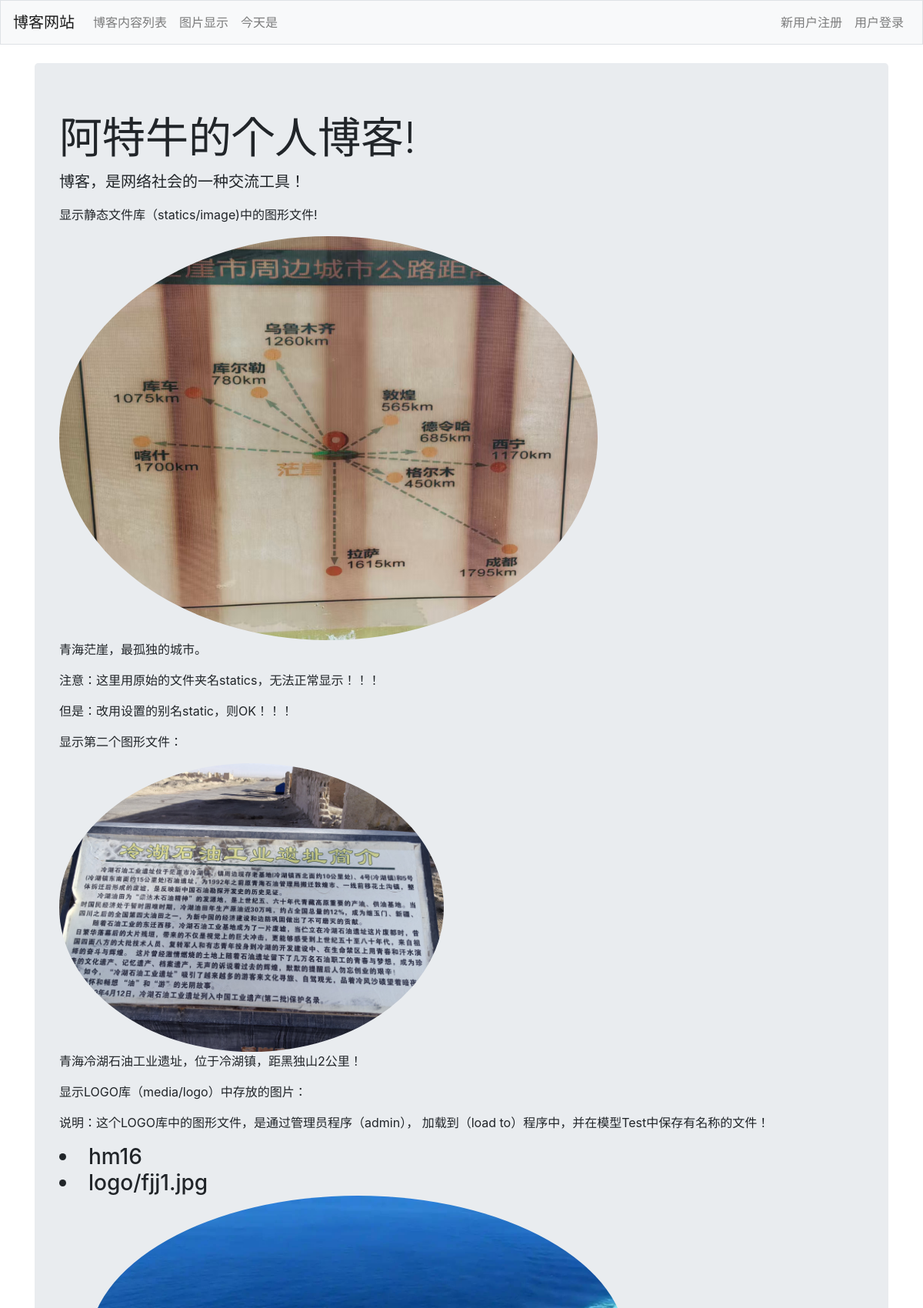
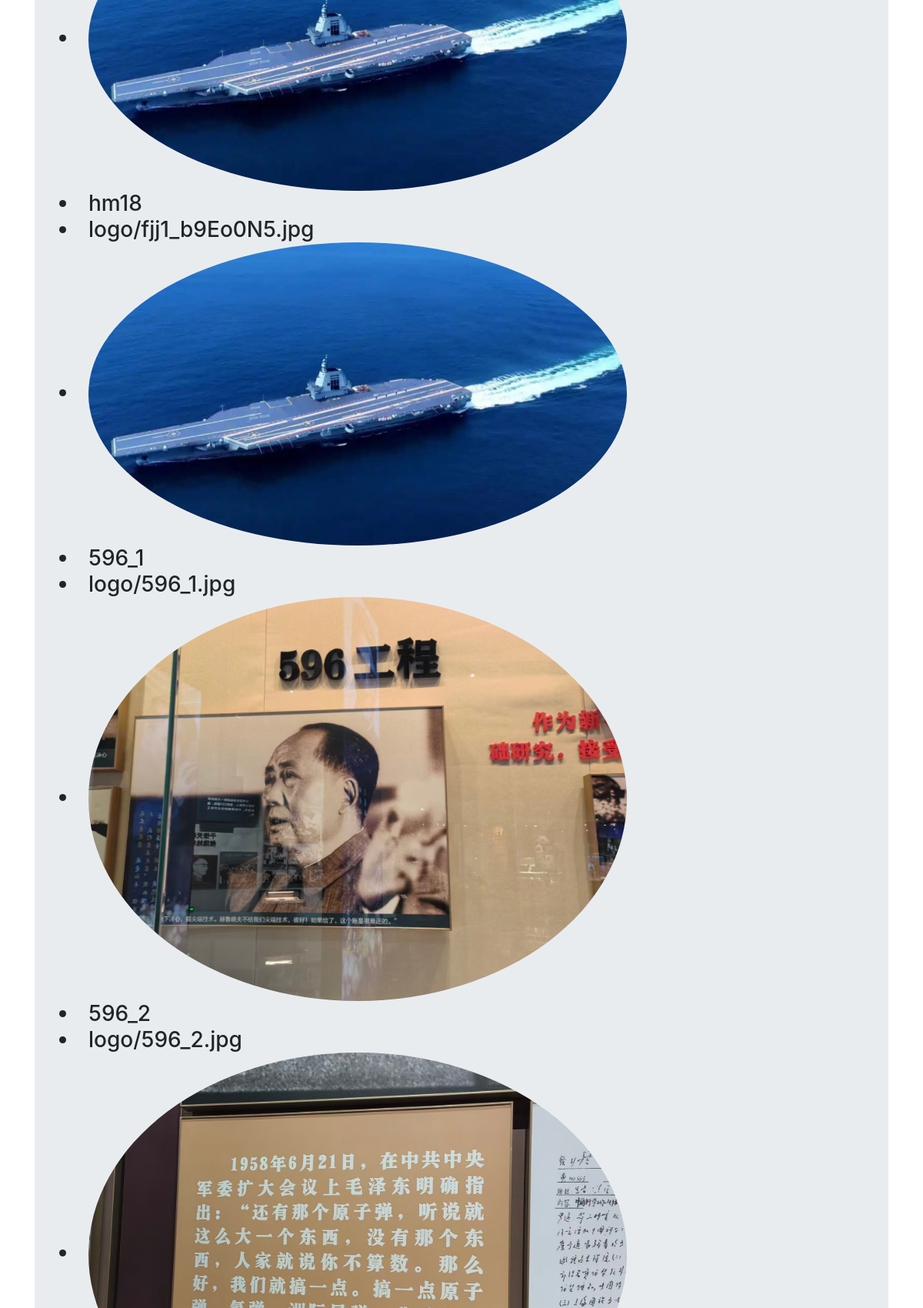
The page /image/ (upper part) on the database its author committed (2 pictures, top to bottom).
### blogs/models.py (models this page shows, shortened)
class Test(models.Model):
    name = models.CharField(max_length=20)
    image = models.ImageField(upload_to='logo')

### blogs/views.py (the view)
# urls.py: path('image/', views.image, name='image'),
def image(request):
    items = Test.objects.all()
    return render(request, 'blogs/my_image_test.html', {'items':items})

### blogs/templates/blogs/my_image_test.html
{% extends "blogs/base.html" %}
{% load static %}
{% block page_header %}
  <div class="jumbotron">
    <h2 class="display-4">阿特牛的个人博客!</h2>
    <p class="lead">博客，是网络社会的一种交流工具！</p>
    <p>显示静态文件库（statics/image)中的图形文件!</p>
    <img src="/static/image/my.jpg" alt="茫崖" width="700" heigh="400">
    <p>青海茫崖，最孤独的城市。</p>
    <p>注意：这里用原始的文件夹名statics，无法正常显示！！！</p>
    <p>但是：改用设置的别名static，则OK！！！</p>
    <p>显示第二个图形文件：</p>
    <img src="/static/image/lhsygyyz.jpg" alt="标牌" width="500" heigh="300">
    <p>青海冷湖石油工业遗址，位于冷湖镇，距黑独山2公里！</p>
    <p>显示LOGO库（media/logo）中存放的图片：</p>
    <p>说明：这个LOGO库中的图形文件，是通过管理员程序（admin），
      加载到（load to）程序中，并在模型Test中保存有名称的文件！</p>
    <h3 class="display-6">
    {% for item in items %}
      <li>{{ item.name }}</li>
      <li>{{ item.image.name }}
      <li><img src="{{ item.image.url }}" alt="{{ item.name }}" width="700" heigh="400">
    {% empty %}
      <li>没有图形文件可显示!</li>
    {% endfor %}
    </h3>
  </div>
{% endblock page_header %}

### blogs/templates/blogs/base.html (shortened to what this page needs)
{% load bootstrap4 %}
<!doctype html>
<html lang="en">
<head>
  {% bootstrap_css %}
</head>
<body>
  <nav class="navbar navbar-expand-md navbar-light bg-light mb-4 border">
    <a class="navbar-brand" href="{% url 'blogs:index' %}">博客网站</a>
    <div class="collapse navbar-collapse" id="navbarCollapse">
      <ul class="navbar-nav mr-auto">
        <li class="nav-item">
          <a class="nav-link" href="{% url 'blogs:blogposts' %}">
            博客内容列表</a>
        </li>
        <li class="nav-item">
          <a class="nav-link" href="{% url 'blogs:image' %}">
            图片显示</a>
        </li>
        <li class="nav-item">
          <a class="nav-link" href="#">
            今天是{{ now }} </a>
        </li>
      </ul>
      <ul class="navbar-nav ml-auto">
        {% if user.is_authenticated %}
          <li class="nav-item">
            <span class="navbar-text">你好，{{ user.username }},欢迎光临！</span>
          </li>
          <li class="nav-item">
            <a class="nav-link" href="{% url 'users:logout' %}">注销</a>
          </li>
        {% else %}
          <li class="nav-item">
            <a class="nav-link" href="{% url 'users:register' %}">新用户注册</a>
          </li>
          <li class="nav-item">
            <a class="nav-link" href="{% url 'users:login' %}">用户登录</a>
          </li>
        {% endif %}
      </ul>
    </div>
  </nav>
  <main role="main" class="container">
    <div class="pb-2 mb-2 border-botton">
      {% block page_header %}{% endblock page_header %}
    </div>
  </main>
</body>
</html>

### blogs/templates/blogs/base.html (style rules this page uses)
img { border-radius:60%; }

### rows shown on the page
Test: name "hm16", image.name "logo/fjj1.jpg", image (picture)
Test: name "hm18", image.name "logo/fjj1_b9Eo0N5.jpg", image (picture)
Test: name "596_1", image.name "logo/596_1.jpg", image (picture)
Test: name "596_2", image.name "logo/596_2.jpg", image (picture)
